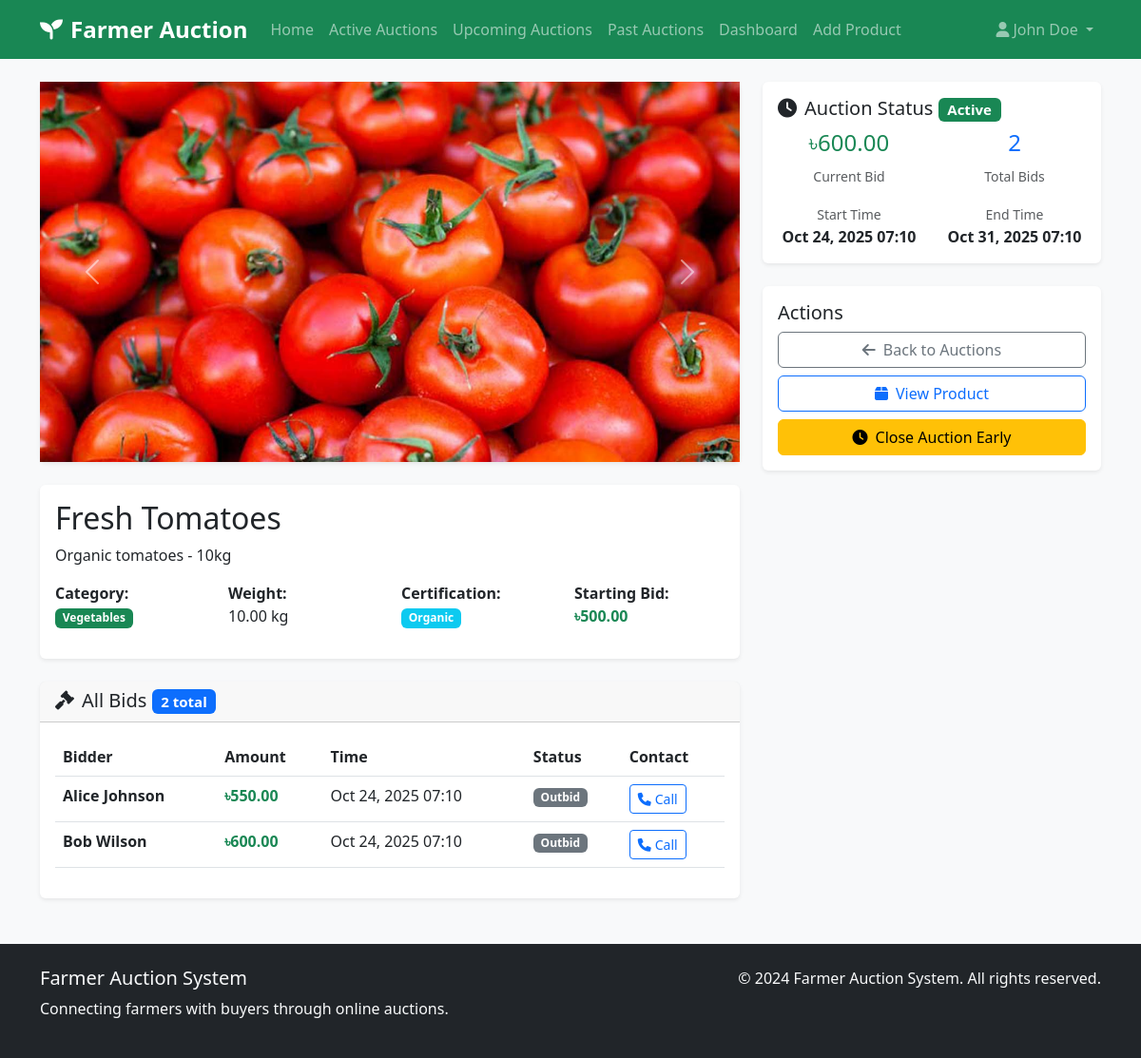
The page /farmer/auction_details.php?id=1 (signed in) on the database its author committed.
### tables this page shows
CREATE TABLE IF NOT EXISTS Auctions (
    auction_id INT PRIMARY KEY AUTO_INCREMENT,
    product_id INT NOT NULL,
    start_time DATETIME NOT NULL,
    end_time DATETIME NOT NULL,
    status ENUM('Active', 'Closed', 'Cancelled') DEFAULT 'Active',
    current_highest_bid DECIMAL(10,2) DEFAULT 0,
    created_at TIMESTAMP DEFAULT CURRENT_TIMESTAMP,
    FOREIGN KEY (product_id) REFERENCES Products(product_id) ON DELETE CASCADE
);

CREATE TABLE IF NOT EXISTS Products (
    product_id INT PRIMARY KEY AUTO_INCREMENT,
    farmer_id INT NOT NULL,
    product_name VARCHAR(100) NOT NULL,
    description TEXT,
    category VARCHAR(50),
    starting_bid DECIMAL(10,2) NOT NULL,
    weight DECIMAL(10,2),
    certification VARCHAR(50),
    created_at TIMESTAMP DEFAULT CURRENT_TIMESTAMP,
    FOREIGN KEY (farmer_id) REFERENCES Farmers(farmer_id) ON DELETE CASCADE
);

CREATE TABLE IF NOT EXISTS Bids (
    bid_id INT PRIMARY KEY AUTO_INCREMENT,
    auction_id INT NOT NULL,
    buyer_id INT NOT NULL,
    bid_amount DECIMAL(10,2) NOT NULL,
    bid_time TIMESTAMP DEFAULT CURRENT_TIMESTAMP,
    is_winning_bid BOOLEAN DEFAULT FALSE,
    FOREIGN KEY (auction_id) REFERENCES Auctions(auction_id) ON DELETE CASCADE,
    FOREIGN KEY (buyer_id) REFERENCES Buyers(buyer_id) ON DELETE CASCADE
);

CREATE TABLE IF NOT EXISTS Buyers (
    buyer_id INT PRIMARY KEY AUTO_INCREMENT,
    name VARCHAR(100) NOT NULL,
    email VARCHAR(100) UNIQUE NOT NULL,
    password VARCHAR(255) NOT NULL,
    phone VARCHAR(20),
    address TEXT,
    created_at TIMESTAMP DEFAULT CURRENT_TIMESTAMP
);

### farmer/auction_details.php (the view, shortened to what this page needs)
<?php
$database = new Database();
$db = $database->getConnection();
$auction_id = isset($_GET['id']) ? intval($_GET['id']) : 0;
$farmer_id = $_SESSION['user_id'];
$query = "SELECT a.*, p.product_name, p.description, p.category, p.weight, p.certification, p.starting_bid,
          f.name as farmer_name, f.farm_location
          FROM Auctions a
          JOIN Products p ON a.product_id = p.product_id
          JOIN Farmers f ON p.farmer_id = f.farmer_id
          WHERE a.auction_id = ? AND p.farmer_id = ?";
$stmt = $db->prepare($query);
$stmt->execute([$auction_id, $farmer_id]);
$auction = $stmt->fetch(PDO::FETCH_ASSOC);
$images_query = "SELECT image_path FROM ProductImages WHERE product_id = ?";
$images_stmt = $db->prepare($images_query);
$images_stmt->execute([$auction['product_id']]);
$images = $images_stmt->fetchAll(PDO::FETCH_COLUMN);
$bids_query = "SELECT b.*, bu.name as buyer_name, bu.phone as buyer_phone
                FROM Bids b
                JOIN Buyers bu ON b.buyer_id = bu.buyer_id
                WHERE b.auction_id = ?
                ORDER BY b.bid_time DESC";
$bids_stmt = $db->prepare($bids_query);
$bids_stmt->execute([$auction_id]);
$bids = $bids_stmt->fetchAll(PDO::FETCH_ASSOC);
include '../includes/header.php';
?>
<div class="container mt-4">
    <div class="row">
        <div class="col-lg-8">
            <div class="card mb-4">
                <div class="card-body p-0">
                    <?php if (!empty($images)): ?>
                        <div id="productCarousel" class="carousel slide" data-bs-ride="carousel">
                            <div class="carousel-inner">
                                <?php foreach ($images as $index => $image): ?>
                                    <?php $img_src = '/farmer_auction/' . ltrim($image, '/'); ?>
                                    <div class="carousel-item <?php echo $index === 0 ? 'active' : ''; ?>">
                                        <img src="<?php echo $img_src; ?>" class="d-block w-100" style="height: 400px; object-fit: cover;" alt="Product Image">
                                    </div>
                                <?php endforeach; ?>
                            </div>
                            <?php if (count($images) > 1): ?>
                                <button class="carousel-control-prev" type="button" data-bs-target="#productCarousel" data-bs-slide="prev">
                                    <span class="carousel-control-prev-icon"></span>
                                </button>
                                <button class="carousel-control-next" type="button" data-bs-target="#productCarousel" data-bs-slide="next">
                                    <span class="carousel-control-next-icon"></span>
                                </button>
                            <?php endif; ?>
                        </div>
                    <?php else: ?>
                        <div class="bg-light d-flex align-items-center justify-content-center" style="height: 400px;">
                            <i class="fas fa-image fa-4x text-muted"></i>
                        </div>
                    <?php endif; ?>
                </div>
            </div>
            <div class="card mb-4">
                <div class="card-body">
                    <h2 class="card-title"><?php echo htmlspecialchars($auction['product_name']); ?></h2>
                    <p class="card-text"><?php echo nl2br(htmlspecialchars($auction['description'])); ?></p>
                    <div class="row mb-3">
                        <div class="col-md-3">
                            <strong>Category:</strong><br>
                            <span class="badge bg-success"><?php echo htmlspecialchars($auction['category']); ?></span>
                        </div>
                        <div class="col-md-3">
                            <strong>Weight:</strong><br>
                            <?php echo $auction['weight']; ?> kg
                        </div>
                        <div class="col-md-3">
                            <strong>Certification:</strong><br>
                            <span class="badge bg-info"><?php echo htmlspecialchars($auction['certification'] ?: 'None'); ?></span>
                        </div>
                        <div class="col-md-3">
                            <strong>Starting Bid:</strong><br>
                            <span class="text-success fw-bold">৳<?php echo number_format($auction['starting_bid'], 2); ?></span>
                        </div>
                    </div>
                </div>
            </div>
            <div class="card">
                <div class="card-header">
                    <h5 class="mb-0">
                        <i class="fas fa-gavel me-2"></i>All Bids
                        <span class="badge bg-primary"><?php echo count($bids); ?> total</span>
                    </h5>
                </div>
                <div class="card-body">
                    <?php if (empty($bids)): ?>
                        <div class="text-center text-muted py-3">
                            <i class="fas fa-gavel fa-2x mb-2"></i>
                            <p>No bids yet.</p>
                        </div>
                    <?php else: ?>
                        <div class="table-responsive">
                            <table class="table">
                                <thead>
                                    <tr>
                                        <th>Bidder</th>
                                        <th>Amount</th>
                                        <th>Time</th>
                                        <th>Status</th>
                                        <th>Contact</th>
                                    </tr>
                                </thead>
                                <tbody>
                                    <?php foreach ($bids as $bid): ?>
                                        <tr>
                                            <td>
                                                <strong><?php echo htmlspecialchars($bid['buyer_name']); ?></strong>
                                            </td>
                                            <td>
                                                <strong class="text-success">৳<?php echo number_format($bid['bid_amount'], 2); ?></strong>
                                            </td>
                                            <td><?php echo date('M j, Y H:i', strtotime($bid['bid_time'])); ?></td>
                                            <td>
                                                <?php if ($bid['is_winning_bid']): ?>
                                                    <span class="badge bg-success">Winning</span>
                                                <?php else: ?>
                                                    <span class="badge bg-secondary">Outbid</span>
                                                <?php endif; ?>
                                            </td>
                                            <td>
                                                <?php if ($bid['buyer_phone']): ?>
                                                    <a href="tel:<?php echo htmlspecialchars($bid['buyer_phone']); ?>" class="btn btn-sm btn-outline-primary">
                                                        <i class="fas fa-phone me-1"></i>Call
                                                    </a>
                                                <?php else: ?>
                                                    <span class="text-muted">No phone</span>
                                                <?php endif; ?>
                                            </td>
                                        </tr>
                                    <?php endforeach; ?>
                                </tbody>
                            </table>
                        </div>
                    <?php endif; ?>
                </div>
            </div>
        </div>
        <div class="col-lg-4">
            <div class="card mb-4">
                <div class="card-body">
                    <h5 class="card-title">
                        <i class="fas fa-clock me-2"></i>Auction Status
                        <span class="badge bg-<?php echo $auction['status'] === 'Active' ? 'success' : ($auction['status'] === 'Closed' ? 'secondary' : 'danger'); ?>">
                            <?php echo $auction['status']; ?>
                        </span>
                    </h5>
                    <div class="row text-center mb-3">
                        <div class="col-6">
                            <div class="h4 text-success">৳<?php echo number_format($auction['current_highest_bid'], 2); ?></div>
                            <small class="text-muted">Current Bid</small>
                        </div>
                        <div class="col-6">
                            <div class="h4 text-primary"><?php echo count($bids); ?></div>
                            <small class="text-muted">Total Bids</small>
                        </div>
                    </div>
                    <div class="row text-center">
                        <div class="col-6">
                            <small class="text-muted">Start Time</small><br>
                            <strong><?php echo date('M j, Y H:i', strtotime($auction['start_time'])); ?></strong>
                        </div>
                        <div class="col-6">
                            <small class="text-muted">End Time</small><br>
                            <strong><?php echo date('M j, Y H:i', strtotime($auction['end_time'])); ?></strong>
                        </div>
                    </div>
                </div>
            </div>
            <div class="card">
                <div class="card-body">
                    <h5 class="card-title">Actions</h5>
                    <div class="d-grid gap-2">
                        <a href="auctions.php" class="btn btn-outline-secondary">
                            <i class="fas fa-arrow-left me-2"></i>Back to Auctions
                        </a>
                        <a href="products.php" class="btn btn-outline-primary">
                            <i class="fas fa-box me-2"></i>View Product
                        </a>
                        <?php if ($auction['status'] === 'Active'): ?>
                            <button type="button" class="btn btn-warning" onclick="confirmCloseAuction(<?php echo $auction['auction_id']; ?>)">
                                <i class="fas fa-clock me-2"></i>Close Auction Early
                            </button>
                        <?php endif; ?>
                    </div>
                </div>
            </div>
        </div>
    </div>
</div>
<?php include '../includes/footer.php'; ?>

### assets/css/style.css (style rules this page uses)
body { font-family: 'Segoe UI', Tahoma, Geneva, Verdana, sans-serif; background-color: #f8f9fa; }
.card { border: none; box-shadow: 0 0.125rem 0.25rem rgba(0, 0, 0, 0.075); transition: transform 0.2s ease-in-out; }

### rows shown on the page
auctions: product.product_name "Fresh Tomatoes", product.description "Organic tomatoes - 10kg", product.category "Vegetables", product.weight "10.00", product.certification "Organic", product.starting_bid "500.00", status "Active", current_highest_bid "600.00", start_time "Oct 24, 2025 07:10", end_time "Oct 31, 2025 07:10"
bids: buyer.name "Alice Johnson", bid_amount "550.00", bid_time "Oct 24, 2025 07:10", is_winning_bid "Outbid"
bids: buyer.name "Bob Wilson", bid_amount "600.00", bid_time "Oct 24, 2025 07:10", is_winning_bid "Outbid"

### other values the page prints
$_SESSION['name'] "John Doe"
count($bids) "2"
